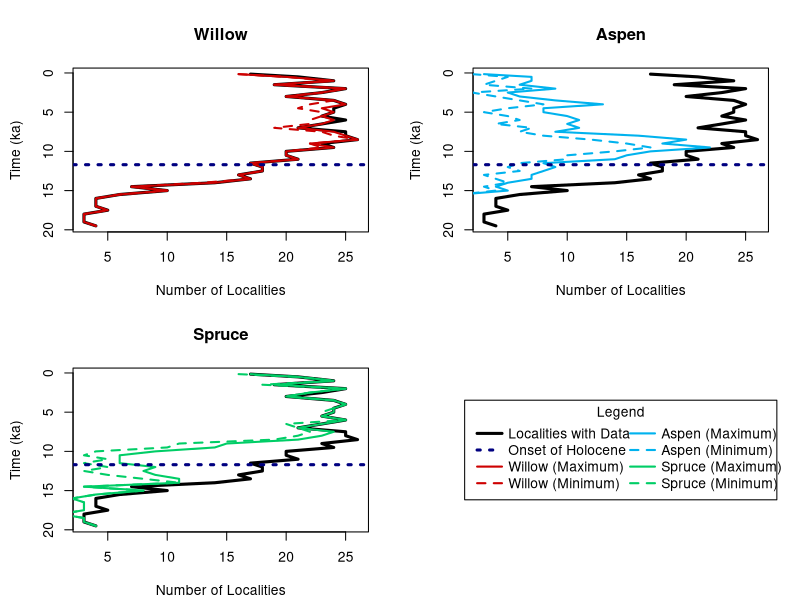
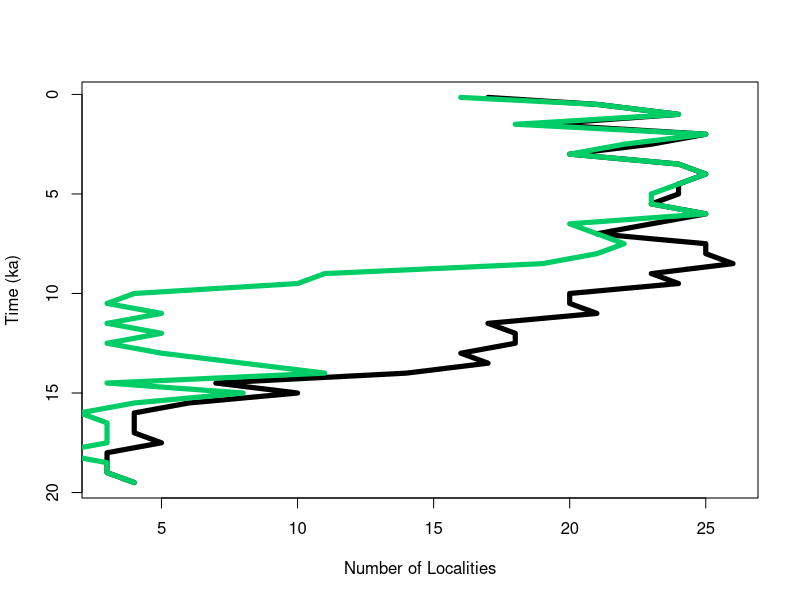
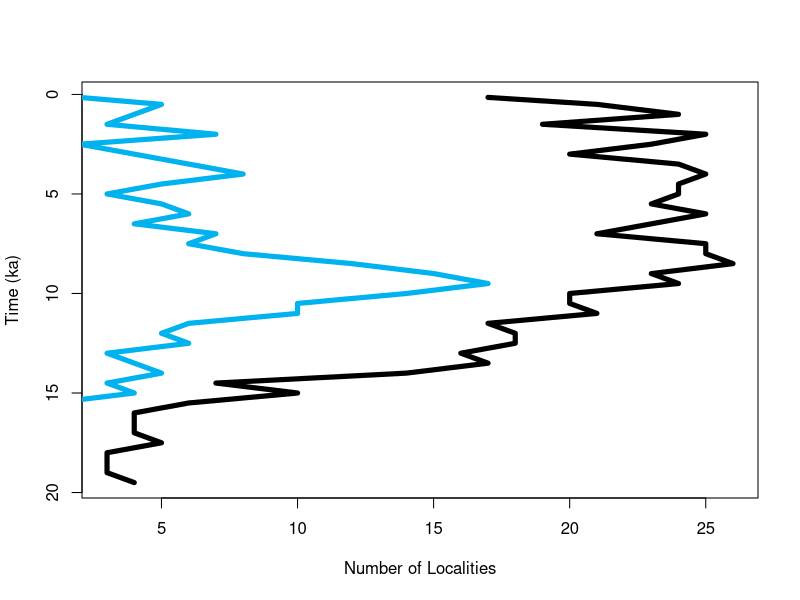

The R script that drew these images, in order:
# set working directory
setwd("~/BIOL 499/Defining Refugia/Supplemental Information")

# import dataset and prepare for graphing
pollen <- read.csv("Table S4.csv")
pollen$Time.Bin <- pollen$Time.Bin/1000

### FIGURES ###
# create function for summary plot
plotPollen <- function(taxonMin, taxonMax, taxon, color) {
  # create plot and plot data availability
  plot(pollen$Present.Localities, pollen$Time.Bin, 
       ylim = rev(range(pollen$Time.Bin)), 
       type = "l", 
       lty = 1,
       lwd = 3,
       xlab = "Number of Localities",
       ylab = "Time (ka)",
       main = taxon)
  
  # plot maximum taxon
  lines(taxonMax, pollen$Time.Bin,
        ylim =rev(range(pollen$Time.Bin)),
        type = "l",
        lty = 1,
        lwd = 2,
        col = color)
  
  # plot maximum taxon
  lines(taxonMin, pollen$Time.Bin,
        ylim =rev(range(pollen$Time.Bin)),
        type = "l",
        lty = 2,
        lwd = 2,
        col = color)
  abline(h=11.7, lty = 3, lwd = 3, col="navy")
}

# direct software to save as .svg to local directory
svg('Figure 3.svg', 
    width = 32,
    height = 24,
    pointsize = 30)

# set up graphical parameters
par(mfrow = c(2,2),
    mar = c(4.1, 4.4, 4.1, 1.9))

# call individual plots
plotPollen(pollen$Willow.Minimum, pollen$Willow.Maximum, "Willow", "red3")
plotPollen(pollen$Poplar.Minimum, pollen$Poplar.Maximum, "Aspen", "deepskyblue2")
plotPollen(pollen$Spruce.Minimum, pollen$Spruce.Maximum, "Spruce", "springgreen3")

# createlegend
plot(NULL ,xaxt='n',yaxt='n',bty='n',ylab='',xlab='', xlim=0:1, ylim=0:1)
legend("center", legend=c("Localities with Data", "Onset of Holocene",
                          "Willow (Maximum)", "Willow (Minimum)", "Aspen (Maximum)", "Aspen (Minimum)",
                          "Spruce (Maximum)", "Spruce (Minimum)"),
       col=c("black", "navy", "red3", "red3", "deepskyblue2", "deepskyblue2",  "springgreen3", "springgreen3"), 
       lty=c(1,3,1,2,1,2,1,2),
       lwd=c(3,3,2,2,2,2,2,2),
       pt.cex=1,
       x.intersp = 0.5,
       xpd=T,
       ncol=2,
       text.width = 0.4,
       title = "Legend")

# stop saving as .png file
dev.off()

# create function individual plots for Figs. 4, S1-S2
indiv.plot <- function(taxon, color){
  plot(pollen$Present.Localities, pollen$Time.Bin, 
       ylim = rev(range(pollen$Time.Bin)), 
       type = "l", 
       lty = 1,
       lwd = 5,
       xlab = "Number of Localities",
       ylab = "Time (ka)",
       pch = 14)
  lines(taxon, pollen$Time.Bin,
        ylim =rev(range(pollen$Time.Bin)),
        type = "l",
        lty = 1,
        lwd = 5,
        col = color)
}

# call functions
# spruce
svg('SpruceIndividual.svg', 
    width = 10,
    height = 12,
    pointsize = 30)
indiv.plot(pollen$Spruce.Minimum, "springgreen3")
dev.off()

# poplar
svg('PoplarIndividual.svg', 
    width = 10,
    height = 12,
    pointsize = 30)
indiv.plot(pollen$Poplar.Minimum, "deepskyblue2")
dev.off()



### CORRELATION ###
# willow maximum and minimum
cor.willow <- cor.test(pollen$Willow.Maximum, pollen$Willow.Minimum, 
                method = "spearman")
cor.willow # rho = 0.98, p < 2.2e-16

# aspen maximum and minimum
cor.aspen <- cor.test(pollen$Poplar.Maximum, pollen$Poplar.Minimum, 
                method = "spearman")
cor.aspen # rho = 0.95, p < 2.2e-16

# spruce maximum and minimum
cor.spruce <- cor.test(pollen$Spruce.Maximum, pollen$Spruce.Minimum, 
                       method = "spearman")
cor.spruce # rho = 0.97, p < 2.2e-16



### SIGNIFICANCE OF SPRUCE PATTERN ###
# create function for Monte Carlo simultation (with replacement)
monteCarlo <- function(entry, decline, duration, nit) {
  # set counters for simulation
  it = 1
  score = 0
  count = 0
  
  # enter loop
  for(it in 1:nit){
    
    # randomly resample incidence
    vec = floor(runif(nrow(pollen), min = 0, max = pollen$Present.Localities + 1))
    indices_greater_than_entry = which(vec >= entry)
    
    # check if conditions are satisfied based on inputs
    if(length(indices_greater_than_entry) > 1){
      for(i in 1:length(indices_greater_than_entry)){
        count = 0
        if(i + 1 <= length(indices_greater_than_entry)){
          index_lower = indices_greater_than_entry[i]
          index_higher = indices_greater_than_entry[i + 1]
          for(j in index_lower:index_higher){
            if(vec[j] <= decline){
              count <- count + 1
            }
          }
          if(count >= duration) {
            
            # if conditions are satisfied, count as "success." Otherwise move on
            score = score + 1
            break
          }
        }
      }
    }
  }
  return(score)
}


# significance of going from >= 11 down to <= 5 for 7 time bins, then back up to >= 11
success <- monteCarlo(11, 5, 7, 100000)
p <- success/100000
p # p = 0.003
